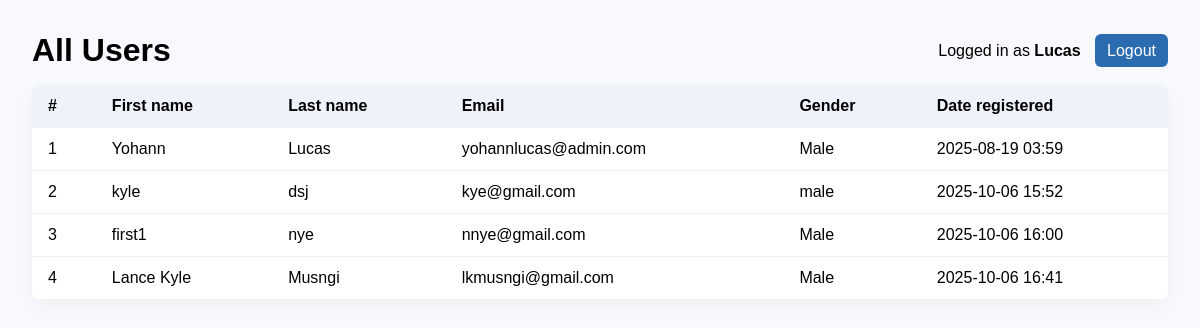
Page /signapp/users/ (signed in) on the earlier database version.
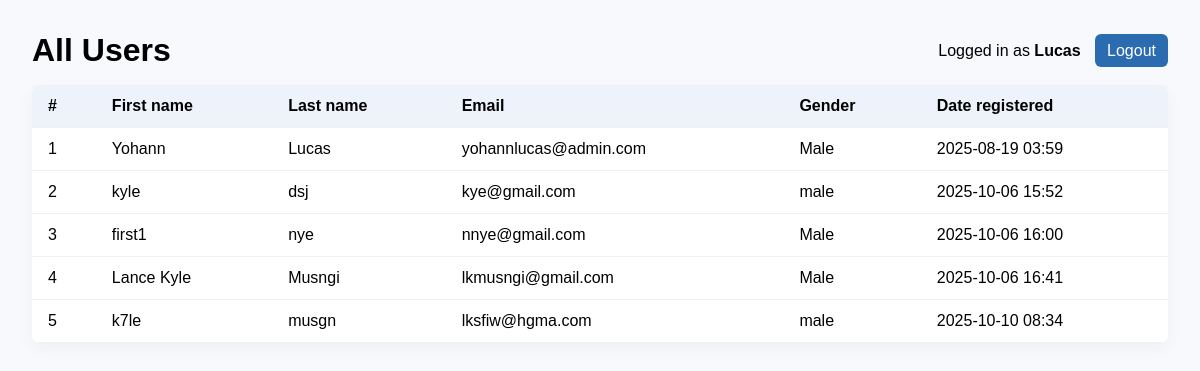
Same page on the later database version.
### signapp/models.py (models this page shows, shortened)
class SignUpRegistration(models.Model):
    first_name = models.CharField(max_length=100)
    last_name = models.CharField(max_length=100)
    email = models.EmailField(unique=True)
    password = models.CharField(max_length=255)
    gender = models.CharField(max_length=12, default="")
    date_registered = models.DateTimeField(auto_now_add=True)

### signapp/views.py (the view)
    def wrapper(request, *args, **kwargs):
        if not request.session.get('user_id'):
            return redirect(f"{reverse('registration:login_html')}?next={request.path}")
        return fn(request, *args, **kwargs)

### signapp/views.py (called while the page is built)
def login_required_view(fn):
    def wrapper(request, *args, **kwargs):
        if not request.session.get('user_id'):
            return redirect(f"{reverse('registration:login_html')}?next={request.path}")
        return fn(request, *args, **kwargs)
    wrapper.__name__ = fn.__name__
    return wrapper

@login_required_view
def users_html(request):
    users = SignUpRegistration.objects.all().order_by('id')
    return render(request, 'registration/user_list.html', {
        'users': users,
        'current_user': request.session.get('user_name')
    })

### signapp/templates/registration/user_list.html (shortened to what this page needs)
<!doctype html>
<html>
<head>
</head>
<body>
  <div class="top">
    <h1 style="margin:0;">All Users</h1>
    <div>
      Logged in as <strong>{{ current_user }}</strong>
      <a href="{% url 'registration:logout_html' %}" class="button" style="margin-left:10px;">Logout</a>
    </div>
  </div>
  <table>
    <thead>
      <tr>
        <th>#</th>
        <th>First name</th>
        <th>Last name</th>
        <th>Email</th>
        <th>Gender</th>
        <th>Date registered</th>
      </tr>
    </thead>
    <tbody>
      {% for u in users %}
      <tr>
        <td>{{ forloop.counter }}</td>
        <td>{{ u.first_name }}</td>
        <td>{{ u.last_name }}</td>
        <td>{{ u.email }}</td>
        <td>{{ u.gender|default:"N/A" }}</td>
        <td>{{ u.date_registered|date:"Y-m-d H:i" }}</td>
      </tr>
      {% empty %}
      <tr><td colspan="6">No users yet.</td></tr>
      {% endfor %}
    </tbody>
  </table>
</body>
</html>

Differences in the rows shown:
added SignUpRegistration: first_name "k7le", last_name "musgn", email "lksfiw@hgma.com", gender "male", date_registered "2025-10-10 08:34"
